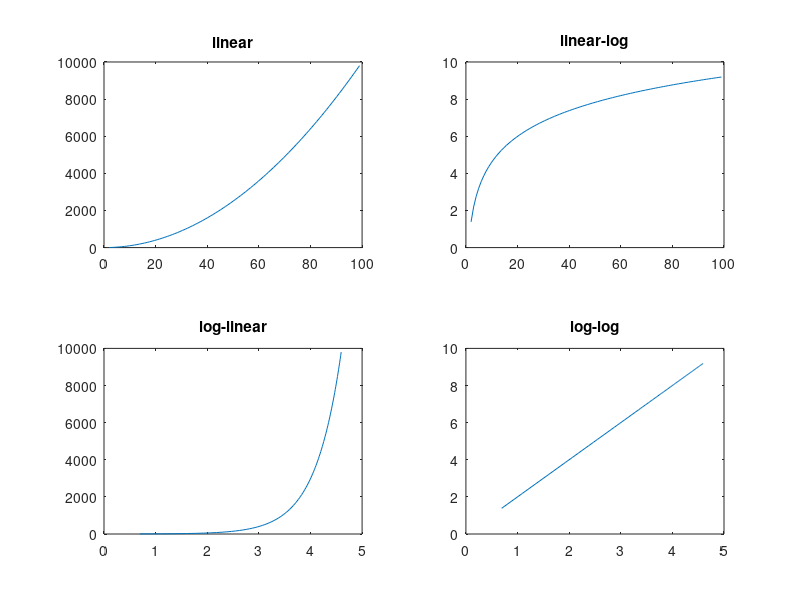

Source code (MATLAB):
X = linspace(2,99);
Y = X.^2;
figure (1)
subplot(2,2,1)
plot(X,Y)
title('linear')
subplot(2,2,2)
plot(X,log(Y))
title('linear-log')
subplot(2,2,3)
plot(log(X),Y)
title('log-linear')
subplot(2,2,4)
plot(log(X),log(Y))
title('log-log')
